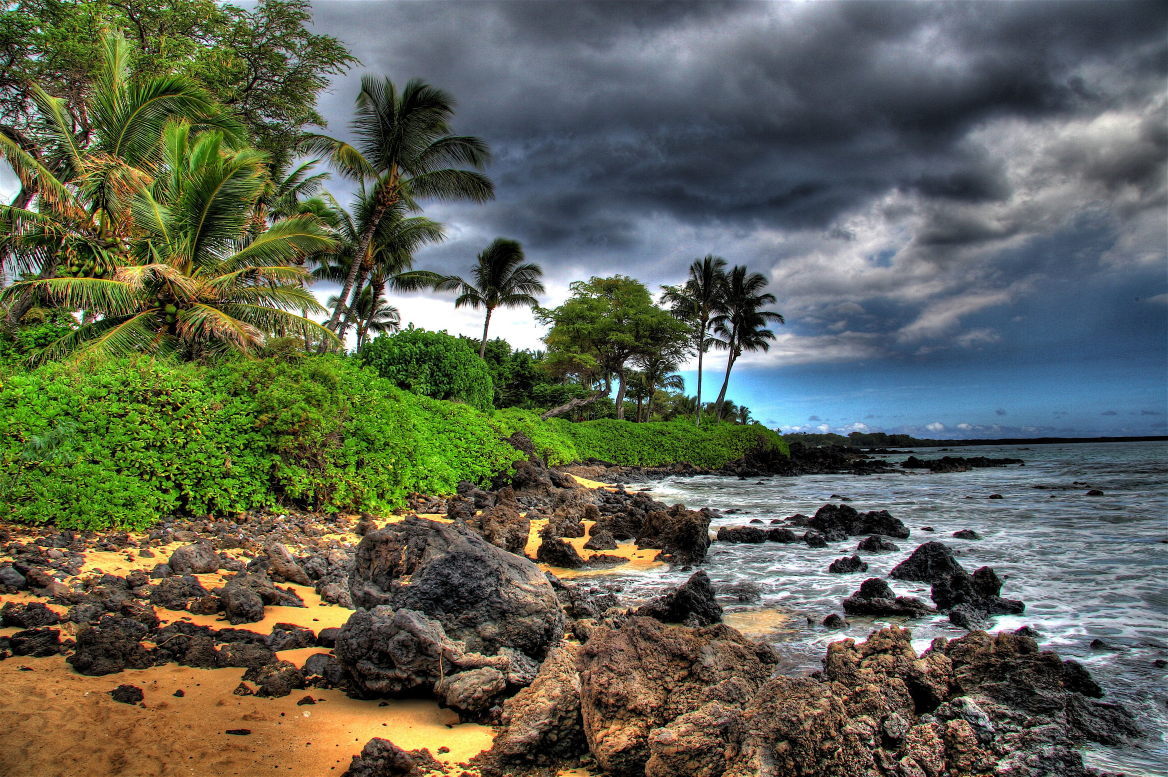
#> input picture Lec-4/assignment_img.jpg, 3503 x 2330 px, given in place of the camera (shown at 1/3 size)
$ python assignment-4.py
#> lines starting #> are read from the running program, lines starting #| are printed output that depends on the picture
import cv2
import time
import imutils
cam=cv2.VideoCapture(0)
time.sleep(1)
area=500
firstFrame=None
while True:
	_,img = cam.read()
#> img is the input picture: shape (2330, 3503, 3); mean B, G, R 83.7, 99.6, 95.5
	text = "Normal"
	img = imutils.resize(img, width=500)
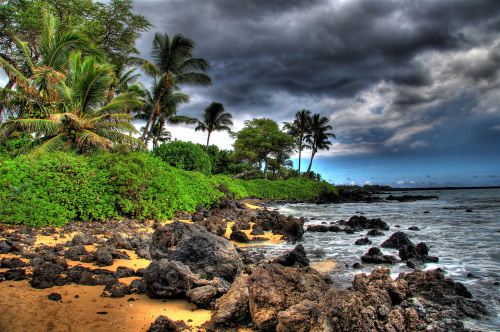
#> img: shape (332, 500, 3); mean B, G, R 83.7, 99.6, 95.5
	grayImg = cv2.cvtColor(img, cv2.COLOR_BGR2GRAY)
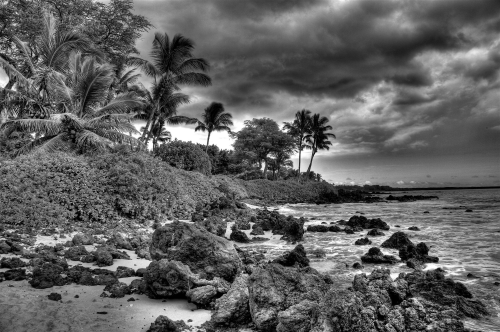
#> grayImg: shape (332, 500); min 0, max 255, mean 96.5
	grayImg = cv2.GaussianBlur(grayImg, (21, 21), 0)
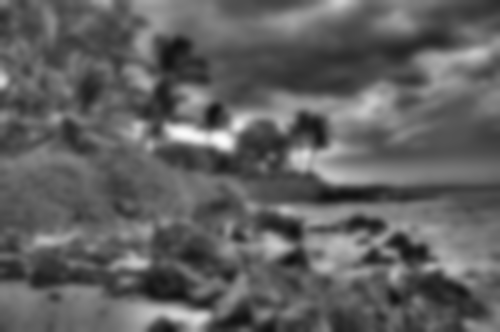
#> grayImg: shape (332, 500); min 16, max 251, mean 96.5
	if firstFrame is None:
		firstFrame = grayImg
		continue
	imgDiff = cv2.absdiff(firstFrame, grayImg)
	threshImg = cv2.threshold(imgDiff, 25, 255, cv2.THRESH_BINARY)[1]
	threshImg = cv2.dilate(threshImg, None, iterations=2)
	cnts = cv2.findContours(threshImg.copy(), cv2.RETR_EXTERNAL,
		cv2.CHAIN_APPROX_SIMPLE)
	cnts = imutils.grab_contours(cnts)
	for c in cnts:
		if cv2.contourArea(c) < area:
			continue
		(x, y, w, h) = cv2.boundingRect(c)
		cv2.rectangle(img, (x, y), (x + w, y + h), (0, 255, 0), 2)
		text = "Moving Object detected"
		print(text)
	cv2.putText(img, text, (10, 20),cv2.FONT_HERSHEY_SIMPLEX, 0.5, (0, 0, 255), 2)
	cv2.imshow("VideoStream", img)
	cv2.imshow("Thresh", threshImg)
	cv2.imshow("Image Difference", imgDiff)
	key = cv2.waitKey(1) & 0xFF
	if key == ord("q"):
		break
cam.release()
cv2.destroyAllWindows()

cam.release()
cv2.destroyAllWindows()
